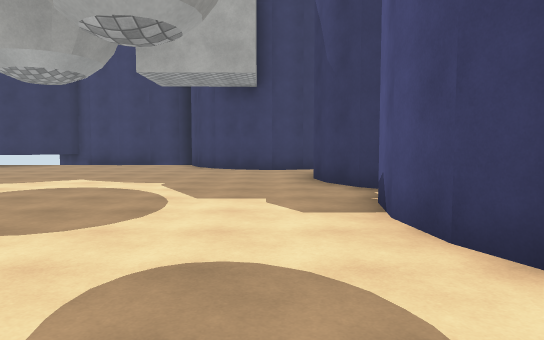
[1] (above)

19 first-person views from a walk through a 3-D level made in the Unity game engine. The camera is 1.5 m above the floor, tilts 4° down and sees 70° across. The floor is counted in squares, 2 m on a side. Each view is taken from the middle of a square. On the plan, view 1 faces up. The plan holds only what a view shows up to about 12 squares ahead; the rest is blank. The place goes on beyond the plan. Surface patterns are stand-ins for the level's own textures.

[2]
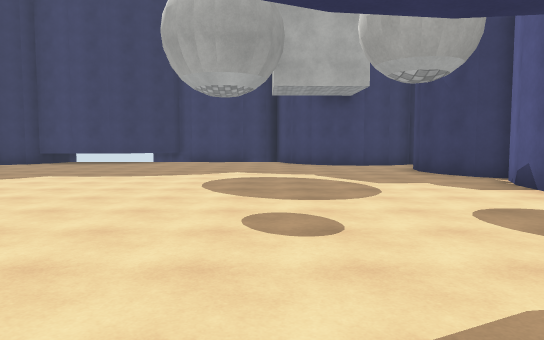

[3]
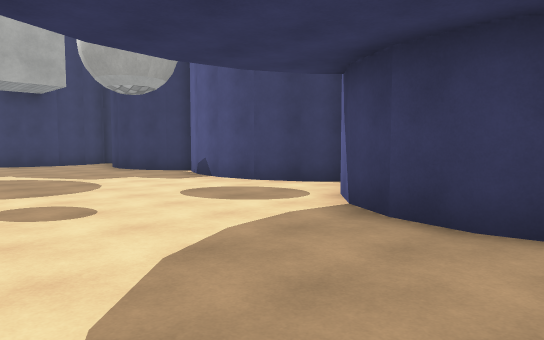

[4]
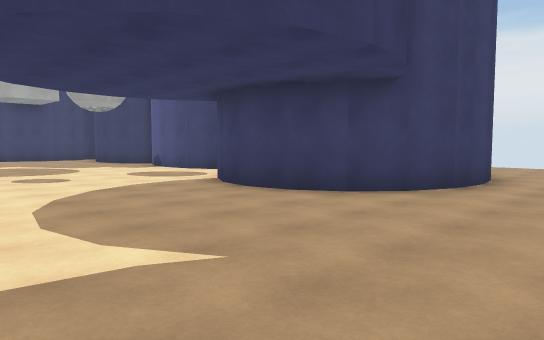

[5]
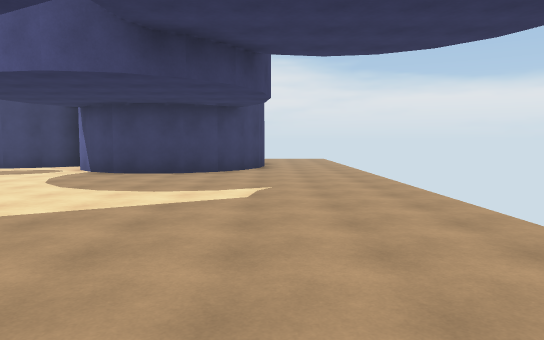

[6]
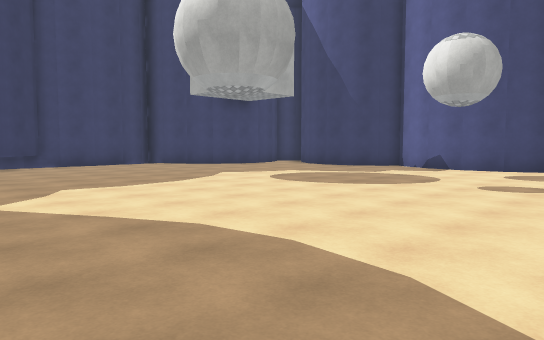

[7]
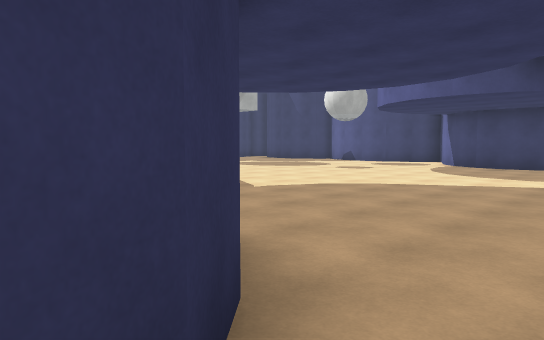

[8]
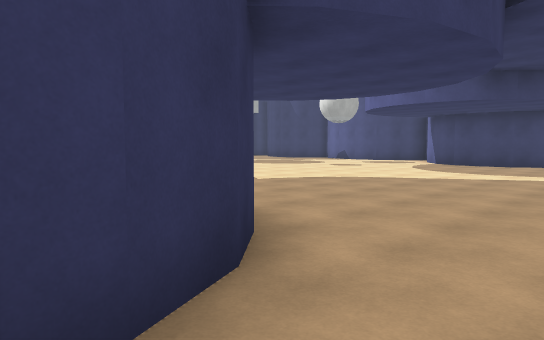

[9]
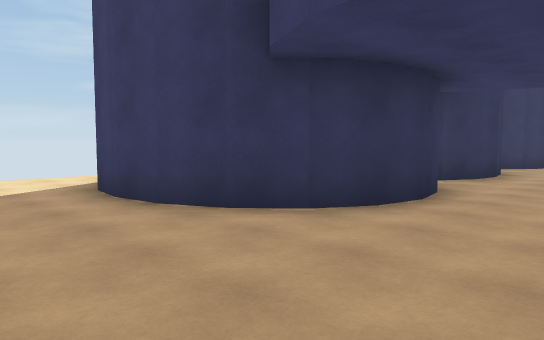

[10]
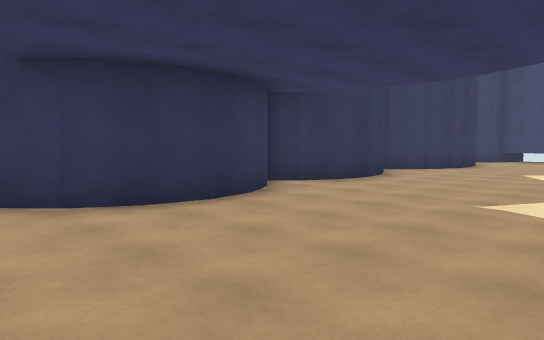

[11]
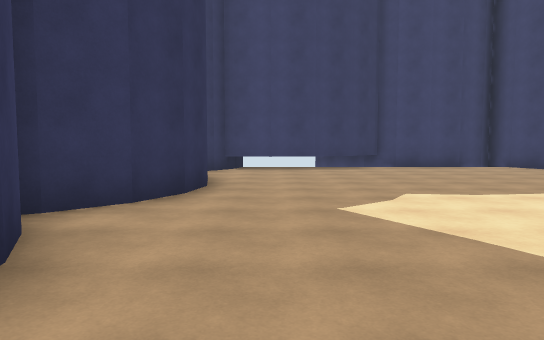

[12]
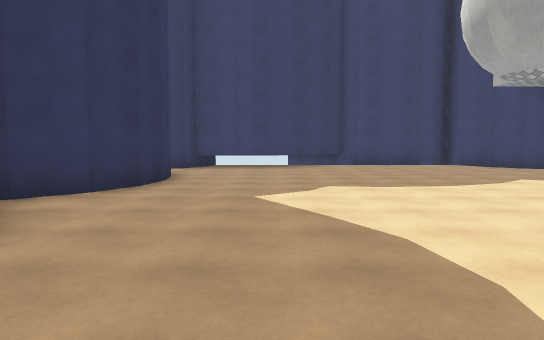

[13]
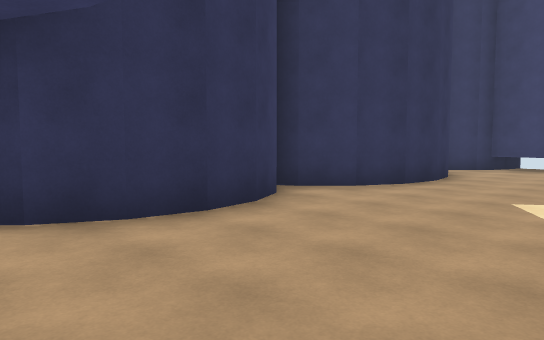

[14]
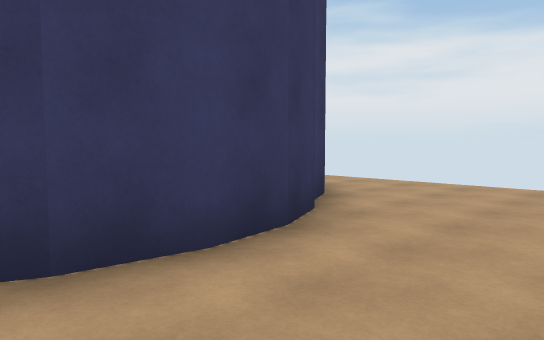

[15]
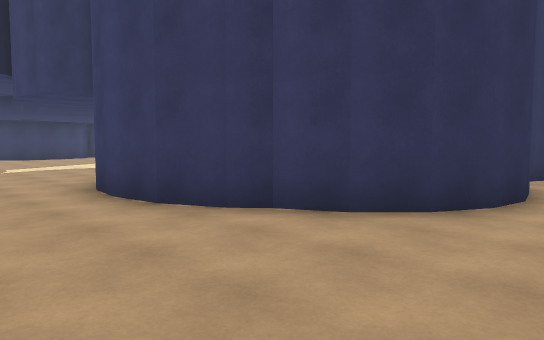

[16]
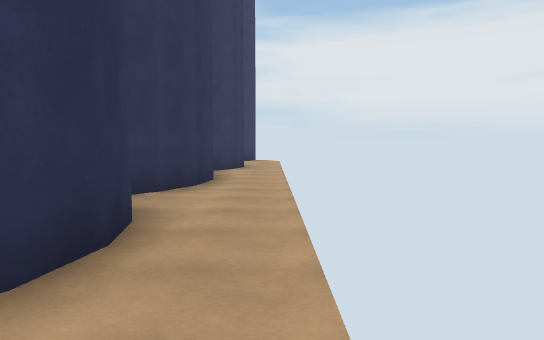

[17]
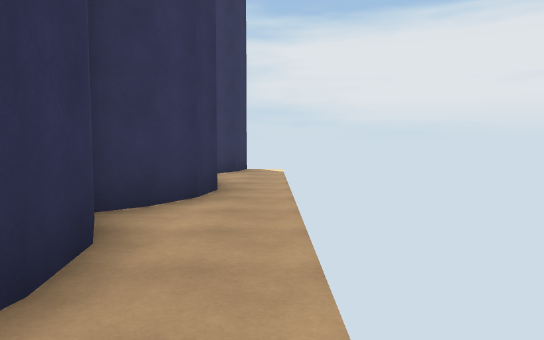

[18]
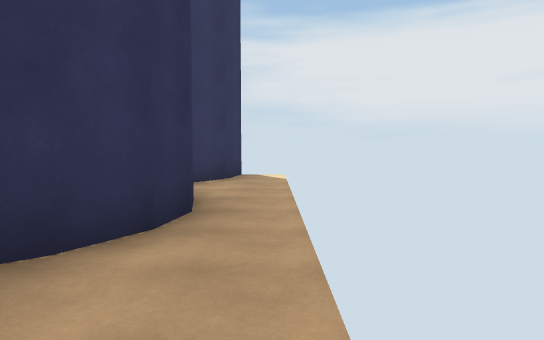

[19]
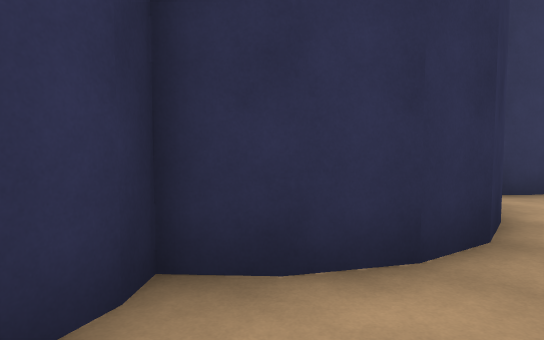

### Floor plan
Points are (right, up) in squares from view 1. A wall is a line through its corners. A room is listed if a view was taken in it or the views show most of it. See-through windows are left out.
Room 1 (views 1, 2, 3, 4, 5, 6, 7, 8, 9, 10, 11, 12, 13, 14, 15, 16, 17, 18, 19)
walls: (1.4, 2.7) (1.2, 3.9); (1.2, 3.7) (1.4, 5); (1.7, 1.9) (1.3, 2.9); (1.3, 4.8) (1.7, 5.7); (2.3, 1.3) (1.7, 2); (2, 6.1) (1.5, 6.5) (1, 7.3) (0.9, 8.2) (1, 9); (0.8, -4.3) (0, -3.6) (-0.4, -2.8) (-0.6, -2) (-0.4, -1.1) (0, -0.3) (0.8, 0.3); (-11.9, -0.2) (-11.4, -1.1) (-11.2, -1.9) (-11.4, -2.8) (-11.8, -3.6) (-12.5, -4.3); (-12.1, 4.2) (-11.7, 3.4) (-11.5, 2.5) (-11.7, 1.7) (-12.1, 0.9) (-12.6, 0.3); (1.7, -4.6) (0.7, -4.2); (2.7, -4.8) (1.6, -4.6); (-11.3, 8.8) (-11.1, 7.8) (-11.3, 6.8) (-11.7, 5.8) (-12.5, 5.1); (-2.2, 11.9) (-2.7, 13); (3.7, -4.6) (2.6, -4.8); (0.9, 10.9) (0, 10.7) (-0.9, 10.9) (-1.6, 11.3) (-2.3, 12.1); (6.3, 2) (5.9, 1.5); (-12.4, -4.2) (-13.4, -4.6); (4.5, -4.2) (3.5, -4.6); (4.9, -3.8) (4.4, -4.2); (6.7, 2.9) (6.2, 1.8); (6.2, 5.8) (6.7, 4.8); (6.7, -0.3) (6.8, -1.2) (6.7, -2.1) (6.3, -2.8) (5.6, -3.5) (4.8, -3.9); (-8.7, 11.9) (-10, 11.7); (6.8, 4) (6.7, 2.8); (-7.6, 12.4) (-8.8, 11.9); (6.7, 4.9) (6.8, 3.8); (-13.2, -4.6) (-14.4, -4.8); (-9.9, 11.7) (-11.3, 11.9); (-6.1, 13.2) (-7, 13.6); (-6.7, 13.2) (-7.7, 12.3); (-14.2, -4.8) (-15.3, -4.6); (-11.1, 12.3) (-11.6, 11.5) (-12.1, 11); (7, 9.1) (7.1, 8.2) (7, 7.3) (6.5, 6.6) (6, 6.1) (6.3, 5.7)
ways out: opening at (8, 9)

Positions as (right, up) in squares from view 1, and headings:
1: (0, 0), facing up
2: (-3, -2), facing up
3: (-4, -3), facing up-right
4: (-5, -7), facing up-right
5: (-10, -5), facing right
6: (-10, 0), facing up-right
7: (-13, -5), facing up-right
8: (-14, -6), facing up-right
9: (-9, -7), facing up-left
10: (-7, -5), facing up-left
11: (-10, 1), facing up
12: (-9, 0), facing up
13: (-8, 0), facing up-left
14: (1, -7), facing up-right
15: (8, -7), facing up-left
16: (8, -4), facing up
17: (8, 2), facing up
18: (8, 4), facing up
19: (8, 5), facing up-left
